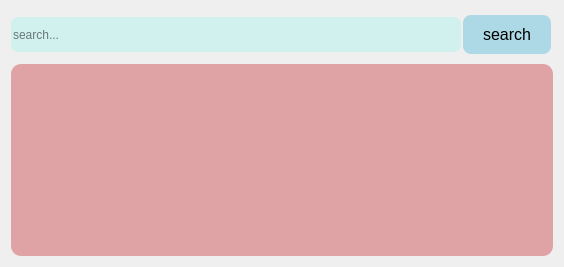
             <widget class="QWidget" name="tab_3">
              <attribute name="title">
               <string>completed</string>
              </attribute>
              <layout class="QVBoxLayout" name="verticalLayout_14">
               <item>
                <layout class="QHBoxLayout" name="binsearchholder_7">
                 <property name="spacing">
                  <number>0</number>
                 </property>
                 <item>
                  <widget class="QLineEdit" name="bookappointment_tabcompleted_search">
                   <property name="minimumSize">
                    <size>
                     <width>450</width>
                     <height>35</height>
                    </size>
                   </property>
                   <property name="styleSheet">
                    <string notr="true">background-color: rgb(209, 241, 239);
border-radius: 7px</string>
                   </property>
                   <property name="text">
                    <string/>
                   </property>
                   <property name="placeholderText">
                    <string>search...</string>
                   </property>
                   <property name="clearButtonEnabled">
                    <bool>true</bool>
                   </property>
                  </widget>
                 </item>
                 <item>
                  <widget class="QPushButton" name="bookappointment_tabcompleted_searchbutton">
                   <property name="cursor">
                    <cursorShape>PointingHandCursor</cursorShape>
                   </property>
                   <property name="styleSheet">
                    <string notr="true">QPushButton {
    background-color: lightblue; /* light blue background */
    color: black; /* black text */
    border: none;
    padding: 10px 20px; /* Padding for the button */
    font-size: 16px; /* Font size */
    margin: 4px 2px;
    border-radius: 8px; /* Rounded corners */
}

/* Optional: Change the button appearance on hover */
QPushButton:hover {
    background-color: rgb(93, 173, 229); /* Darker light blue on hover */
}

QPushButton:clicked {
	background-color: rgb(186, 235, 207):
}</string>
                   </property>
                   <property name="text">
                    <string>search</string>
                   </property>
                   <property name="checkable">
                    <bool>true</bool>
                   </property>
                   <property name="checked">
                    <bool>false</bool>
                   </property>
                   <property name="autoExclusive">
                    <bool>true</bool>
                   </property>
                  </widget>
                 </item>
                </layout>
               </item>
               <item>
                <widget class="QTableWidget" name="bookappointment_tabcompleted_view">
                 <property name="styleSheet">
                  <string notr="true">background-color: rgb(224, 163, 165);
border-radius: 10px;gg</string>
                 </property>
                </widget>
               </item>
              </layout>
             </widget>
